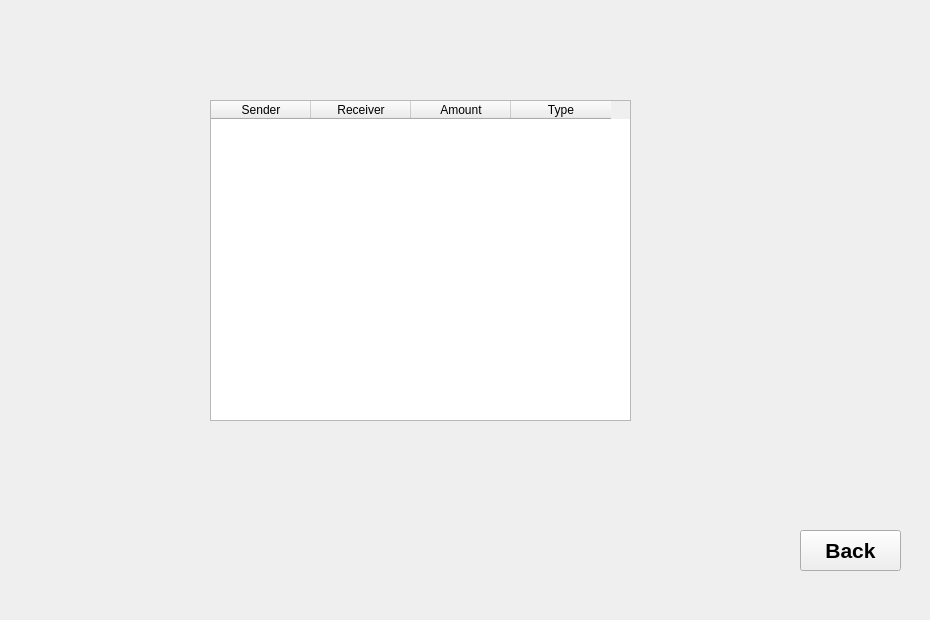
    <widget class="QWidget" name="page_14">
     <widget class="QLabel" name="label_59">
      <property name="geometry">
       <rect>
        <x>80</x>
        <y>-10</y>
        <width>841</width>
        <height>611</height>
       </rect>
      </property>
      <property name="styleSheet">
       <string notr="true">background-image: url(:/res/image/coins.jpeg);</string>
      </property>
      <property name="text">
       <string/>
      </property>
     </widget>
     <widget class="QPushButton" name="ok_9">
      <property name="geometry">
       <rect>
        <x>800</x>
        <y>530</y>
        <width>101</width>
        <height>41</height>
       </rect>
      </property>
      <property name="font">
       <font>
        <pointsize>16</pointsize>
        <bold>true</bold>
       </font>
      </property>
      <property name="styleSheet">
       <string notr="true">color: rgb(0, 0, 0);</string>
      </property>
      <property name="text">
       <string>Back</string>
      </property>
     </widget>
     <widget class="QTableWidget" name="History">
      <property name="geometry">
       <rect>
        <x>210</x>
        <y>100</y>
        <width>421</width>
        <height>321</height>
       </rect>
      </property>
      <property name="sizeAdjustPolicy">
       <enum>QAbstractScrollArea::AdjustToContents</enum>
      </property>
      <property name="dragDropOverwriteMode">
       <bool>false</bool>
      </property>
      <property name="selectionMode">
       <enum>QAbstractItemView::NoSelection</enum>
      </property>
      <column>
       <property name="text">
        <string>Sender</string>
       </property>
      </column>
      <column>
       <property name="text">
        <string>Receiver</string>
       </property>
      </column>
      <column>
       <property name="text">
        <string>Amount</string>
       </property>
      </column>
      <column>
       <property name="text">
        <string>Type</string>
       </property>
      </column>
     </widget>
    </widget>
